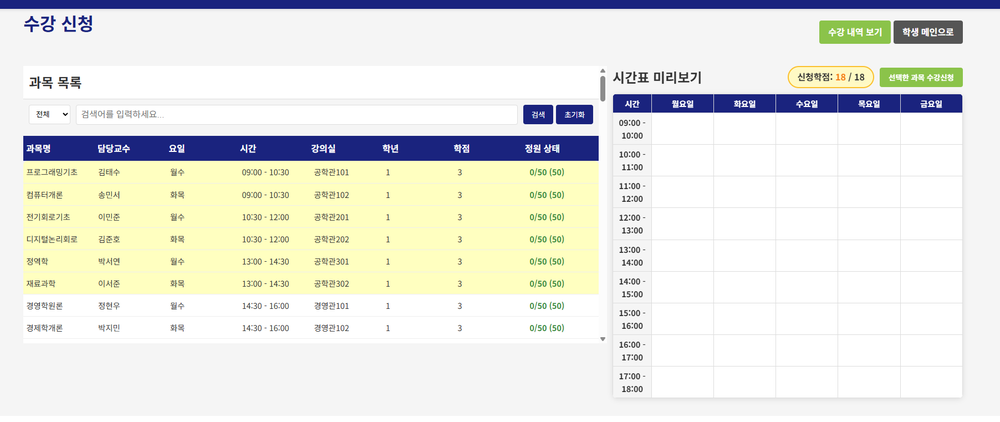
#> input picture 화면 캡처 2025-09-11 191850.png, 1000 x 422 px, shrunk from 1804 x 761 before the run
$ python -i table_processor.py   (imports and definitions only)
#> lines starting #> are read from the running program, lines starting #| are printed output that depends on the picture; after the words box and inside, x2 and y2 are one past the last pixel; in counts of white or black regions, pixels touching at a corner belong together
# -*- coding: utf-8 -*-
"""
테이블 처리기 - PDF에서 테이블 추출 및 구조화
"""

import numpy as np
import pandas as pd
from typing import List, Dict, Optional, Tuple, Any
import cv2
import logging
from dataclasses import dataclass

@dataclass
class Table:
    """테이블 데이터 클래스"""
    data: pd.DataFrame
    bbox: Tuple[int, int, int, int]
    confidence: float
    headers: List[str]
    title: Optional[str] = None

class TableProcessor:
    """테이블 처리 클래스"""

    def __init__(self):
        self.logger = logging.getLogger(self.__class__.__name__)

    def detect_tables(self, image: np.ndarray) -> List[Tuple[int, int, int, int]]:
        """이미지에서 테이블 영역 검출"""
        # 그레이스케일 변환
        if len(image.shape) == 3:
            gray = cv2.cvtColor(image, cv2.COLOR_RGB2GRAY)
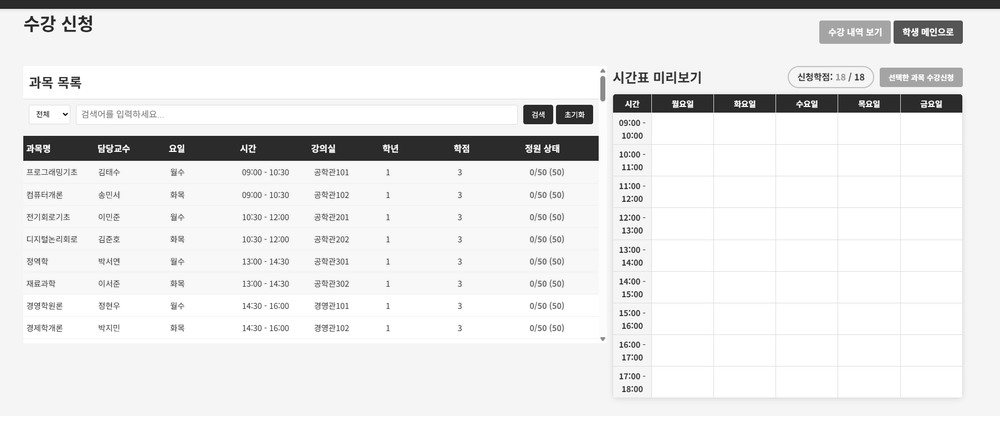
#> gray: shape (422, 1000); min 7, max 255, mean 230.8
        else:
            gray = image.copy()

        # 이진화
        _, binary = cv2.threshold(gray, 0, 255, cv2.THRESH_BINARY_INV + cv2.THRESH_OTSU)
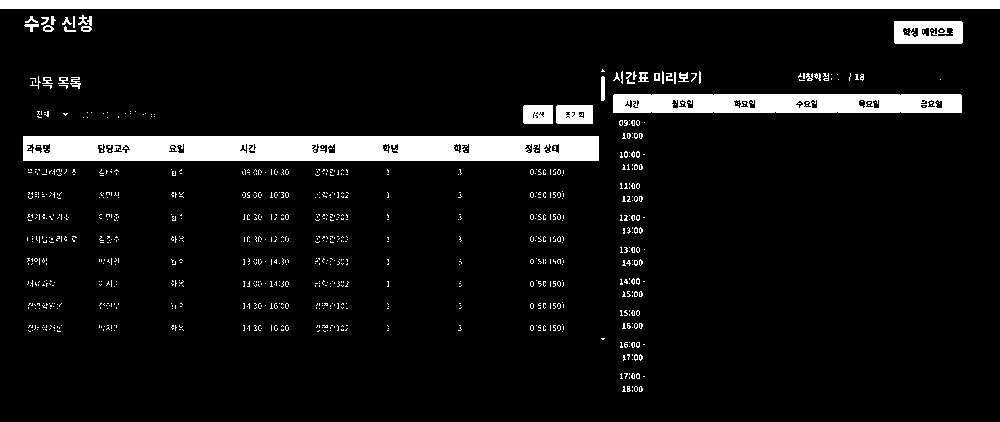
#> binary: shape (422, 1000); 8.6% white; 870 white regions (834 under 20 px), largest, box (x1, y1, x2, y2) and area: (23, 136, 599, 161) 13598, (0, 0, 1000, 9) 9000, (613, 94, 962, 113) 6087

        # 수평/수직 라인 검출
        horizontal_kernel = cv2.getStructuringElement(cv2.MORPH_RECT, (40, 1))
        vertical_kernel = cv2.getStructuringElement(cv2.MORPH_RECT, (1, 40))

        horizontal_lines = cv2.morphologyEx(binary, cv2.MORPH_OPEN, horizontal_kernel)
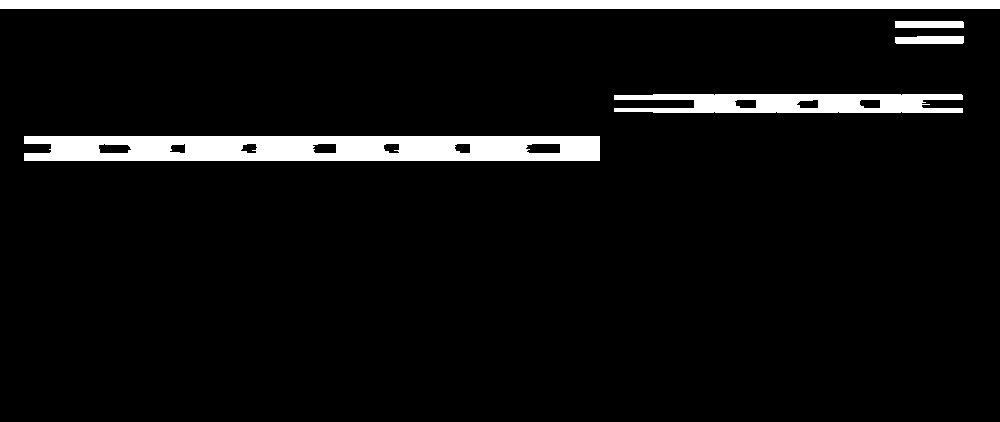
#> horizontal_lines: shape (422, 1000); 6.7% white; 5 white regions
        vertical_lines = cv2.morphologyEx(binary, cv2.MORPH_OPEN, vertical_kernel)
#> vertical_lines: shape (422, 1000); every value is 0

        # 라인 결합
        table_mask = cv2.add(horizontal_lines, vertical_lines)

        # 컨투어 찾기
        contours, _ = cv2.findContours(
            table_mask,
            cv2.RETR_EXTERNAL,
            cv2.CHAIN_APPROX_SIMPLE
        )
#> contours = 5 contours; box (x1, y1, x2, y2) and area: (24, 136, 600, 161) 13534, (0, 0, 1000, 9) 7992, (614, 94, 963, 113) 5100, (895, 36, 964, 44) 454, (895, 21, 964, 28) 408

        # 테이블 영역 추출
        tables = []
        min_table_area = 10000  # 최소 테이블 크기

        for contour in contours:
            area = cv2.contourArea(contour)
            if area > min_table_area:
                x, y, w, h = cv2.boundingRect(contour)
                tables.append((x, y, x + w, y + h))
#> this loop made 5 passes
#> (area, x, y, w, h) on pass 1: (13533.5, 24, 136, 576, 25)
#> area on passes 2 to 4: 5100, 453.5, 407.5
#> after the loop, tables = [(24, 136, 600, 161)]

        return tables

    # [190 lines left out: functions extract_table_structure, _detect_cells, _organize_cells, _cluster_coordinates, build_table_dataframe, _is_header_row and 3 more, not called in this run]

>>> import cv2
>>> picture = cv2.cvtColor(cv2.imread('../화면 캡처 2025-09-11 191850.png'), cv2.COLOR_BGR2RGB)
>>> result = TableProcessor().detect_tables(picture)
#> result = [(24, 136, 600, 161)]
